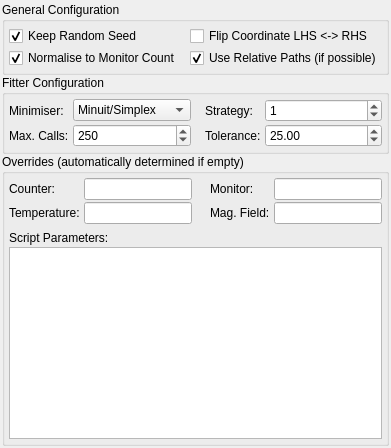
     <widget class="QWidget" name="tabFitting">
      <attribute name="title">
       <string>Fitting</string>
      </attribute>
      <layout class="QGridLayout" name="gridLayout_13">
       <property name="horizontalSpacing">
        <number>2</number>
       </property>
       <property name="verticalSpacing">
        <number>0</number>
       </property>
       <property name="margin">
        <number>2</number>
       </property>
       <item row="0" column="0">
        <widget class="QGroupBox" name="groupBox_6">
         <property name="title">
          <string>General Configuration</string>
         </property>
         <layout class="QGridLayout" name="gridLayout_11">
          <property name="horizontalSpacing">
           <number>4</number>
          </property>
          <property name="verticalSpacing">
           <number>2</number>
          </property>
          <property name="margin">
           <number>4</number>
          </property>
          <item row="0" column="0">
           <widget class="QCheckBox" name="checkRnd">
            <property name="text">
             <string>Keep Random Seed</string>
            </property>
            <property name="checked">
             <bool>true</bool>
            </property>
           </widget>
          </item>
          <item row="0" column="1">
           <widget class="QCheckBox" name="checkFlip">
            <property name="text">
             <string>Flip Coordinate LHS &lt;-&gt; RHS</string>
            </property>
           </widget>
          </item>
          <item row="1" column="0">
           <widget class="QCheckBox" name="checkNorm">
            <property name="text">
             <string>Normalise to Monitor Count</string>
            </property>
            <property name="checked">
             <bool>true</bool>
            </property>
           </widget>
          </item>
          <item row="1" column="1">
           <widget class="QCheckBox" name="checkRel">
            <property name="text">
             <string>Use Relative Paths (if possible)</string>
            </property>
            <property name="checked">
             <bool>true</bool>
            </property>
           </widget>
          </item>
         </layout>
        </widget>
       </item>
       <item row="1" column="0">
        <widget class="QGroupBox" name="groupBox_5">
         <property name="title">
          <string>Fitter Configuration</string>
         </property>
         <layout class="QGridLayout" name="gridLayout_10">
          <property name="horizontalSpacing">
           <number>4</number>
          </property>
          <property name="verticalSpacing">
           <number>2</number>
          </property>
          <property name="margin">
           <number>4</number>
          </property>
          <item row="0" column="4">
           <widget class="QSpinBox" name="spinStrategy">
            <property name="maximum">
             <number>2</number>
            </property>
            <property name="value">
             <number>1</number>
            </property>
           </widget>
          </item>
          <item row="0" column="0">
           <widget class="QLabel" name="label_21">
            <property name="sizePolicy">
             <sizepolicy hsizetype="Fixed" vsizetype="Preferred">
              <horstretch>0</horstretch>
              <verstretch>0</verstretch>
             </sizepolicy>
            </property>
            <property name="text">
             <string>Minimiser:</string>
            </property>
           </widget>
          </item>
          <item row="1" column="0">
           <widget class="QLabel" name="label_23">
            <property name="sizePolicy">
             <sizepolicy hsizetype="Fixed" vsizetype="Preferred">
              <horstretch>0</horstretch>
              <verstretch>0</verstretch>
             </sizepolicy>
            </property>
            <property name="text">
             <string>Max. Calls:</string>
            </property>
           </widget>
          </item>
          <item row="0" column="3">
           <widget class="QLabel" name="label_22">
            <property name="sizePolicy">
             <sizepolicy hsizetype="Fixed" vsizetype="Preferred">
              <horstretch>0</horstretch>
              <verstretch>0</verstretch>
             </sizepolicy>
            </property>
            <property name="text">
             <string>Strategy:</string>
            </property>
           </widget>
          </item>
          <item row="0" column="1">
           <widget class="QComboBox" name="comboFitter">
            <item>
             <property name="text">
              <string>Minuit/Simplex</string>
             </property>
            </item>
            <item>
             <property name="text">
              <string>Minuit/Migrad</string>
             </property>
            </item>
           </widget>
          </item>
          <item row="1" column="4">
           <widget class="QDoubleSpinBox" name="spinTolerance">
            <property name="maximum">
             <double>9999.000000000000000</double>
            </property>
            <property name="value">
             <double>25.000000000000000</double>
            </property>
           </widget>
          </item>
          <item row="1" column="3">
           <widget class="QLabel" name="label_24">
            <property name="sizePolicy">
             <sizepolicy hsizetype="Fixed" vsizetype="Preferred">
              <horstretch>0</horstretch>
              <verstretch>0</verstretch>
             </sizepolicy>
            </property>
            <property name="text">
             <string>Tolerance:</string>
            </property>
           </widget>
          </item>
          <item row="1" column="1">
           <widget class="QSpinBox" name="spinMaxCalls">
            <property name="maximum">
             <number>9999</number>
            </property>
            <property name="value">
             <number>250</number>
            </property>
           </widget>
          </item>
          <item row="0" column="2">
           <spacer name="horizontalSpacer_2">
            <property name="orientation">
             <enum>Qt::Horizontal</enum>
            </property>
            <property name="sizeType">
             <enum>QSizePolicy::Fixed</enum>
            </property>
            <property name="sizeHint" stdset="0">
             <size>
              <width>10</width>
              <height>20</height>
             </size>
            </property>
           </spacer>
          </item>
         </layout>
        </widget>
       </item>
       <item row="2" column="0">
        <widget class="QGroupBox" name="groupBox_7">
         <property name="title">
          <string>Overrides (automatically determined if empty)</string>
         </property>
         <layout class="QGridLayout" name="gridLayout_12">
          <property name="horizontalSpacing">
           <number>4</number>
          </property>
          <property name="verticalSpacing">
           <number>2</number>
          </property>
          <property name="margin">
           <number>4</number>
          </property>
          <item row="4" column="0" colspan="5">
           <widget class="QPlainTextEdit" name="editSqwParams"/>
          </item>
          <item row="1" column="0">
           <widget class="QLabel" name="label_27">
            <property name="sizePolicy">
             <sizepolicy hsizetype="Fixed" vsizetype="Preferred">
              <horstretch>0</horstretch>
              <verstretch>0</verstretch>
             </sizepolicy>
            </property>
            <property name="text">
             <string>Temperature:</string>
            </property>
           </widget>
          </item>
          <item row="0" column="1">
           <widget class="QLineEdit" name="editCounter"/>
          </item>
          <item row="1" column="3">
           <widget class="QLabel" name="label_28">
            <property name="sizePolicy">
             <sizepolicy hsizetype="Fixed" vsizetype="Preferred">
              <horstretch>0</horstretch>
              <verstretch>0</verstretch>
             </sizepolicy>
            </property>
            <property name="text">
             <string>Mag. Field:</string>
            </property>
           </widget>
          </item>
          <item row="0" column="4">
           <widget class="QLineEdit" name="editMonitor"/>
          </item>
          <item row="3" column="0" colspan="2">
           <widget class="QLabel" name="label_29">
            <property name="text">
             <string>Script Parameters:</string>
            </property>
           </widget>
          </item>
          <item row="0" column="3">
           <widget class="QLabel" name="label_26">
            <property name="sizePolicy">
             <sizepolicy hsizetype="Fixed" vsizetype="Preferred">
              <horstretch>0</horstretch>
              <verstretch>0</verstretch>
             </sizepolicy>
            </property>
            <property name="text">
             <string>Monitor:</string>
            </property>
           </widget>
          </item>
          <item row="1" column="4">
           <widget class="QLineEdit" name="editField"/>
          </item>
          <item row="0" column="0">
           <widget class="QLabel" name="label_25">
            <property name="sizePolicy">
             <sizepolicy hsizetype="Fixed" vsizetype="Preferred">
              <horstretch>0</horstretch>
              <verstretch>0</verstretch>
             </sizepolicy>
            </property>
            <property name="text">
             <string>Counter:</string>
            </property>
           </widget>
          </item>
          <item row="1" column="1">
           <widget class="QLineEdit" name="editTemp"/>
          </item>
          <item row="0" column="2">
           <spacer name="horizontalSpacer_3">
            <property name="orientation">
             <enum>Qt::Horizontal</enum>
            </property>
            <property name="sizeType">
             <enum>QSizePolicy::Fixed</enum>
            </property>
            <property name="sizeHint" stdset="0">
             <size>
              <width>10</width>
              <height>20</height>
             </size>
            </property>
           </spacer>
          </item>
          <item row="2" column="0">
           <spacer name="verticalSpacer">
            <property name="orientation">
             <enum>Qt::Vertical</enum>
            </property>
            <property name="sizeType">
             <enum>QSizePolicy::Fixed</enum>
            </property>
            <property name="sizeHint" stdset="0">
             <size>
              <width>20</width>
              <height>5</height>
             </size>
            </property>
           </spacer>
          </item>
         </layout>
        </widget>
       </item>
      </layout>
     </widget>
